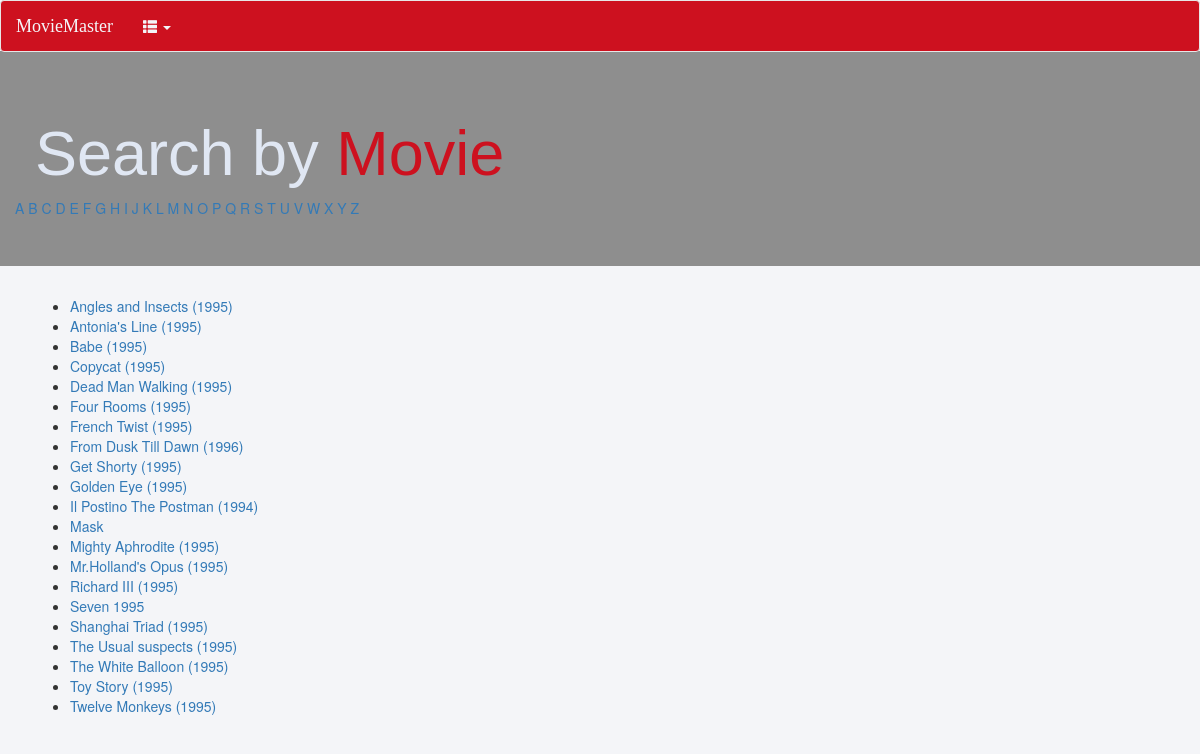
Page /browse/name/ on the earlier database version.
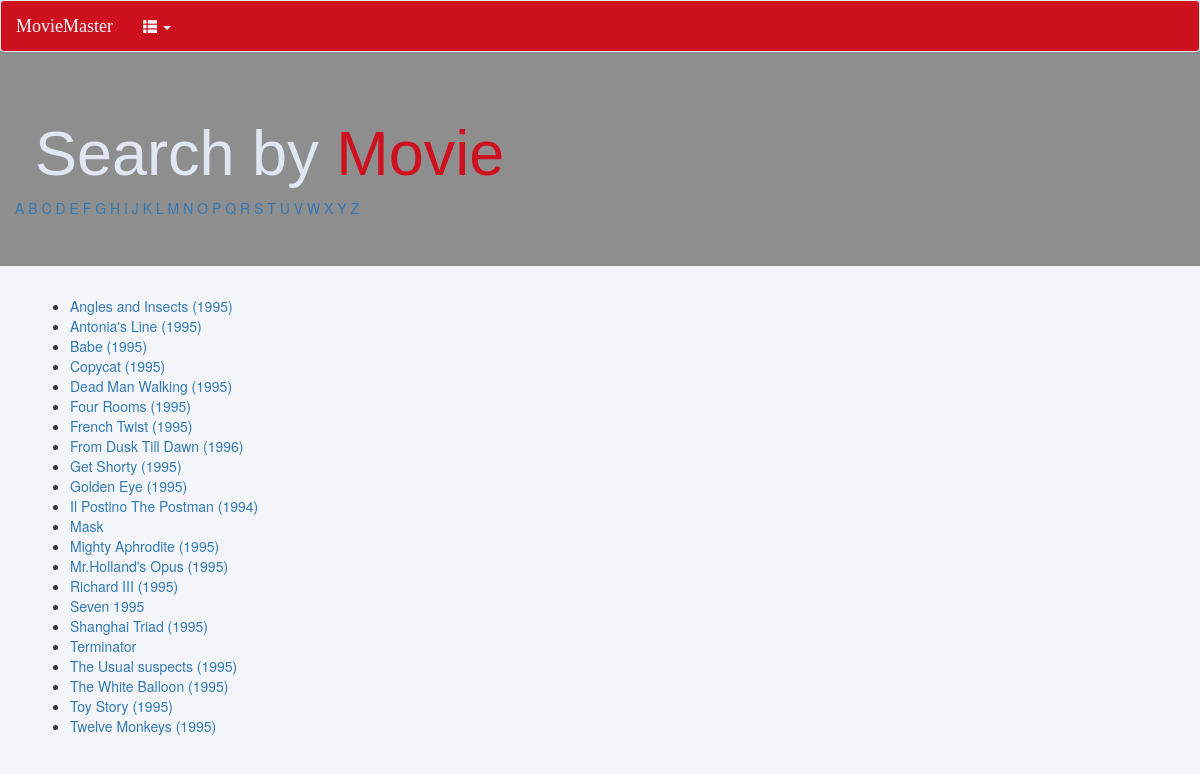
Same page on the later database version.
### predictions/models.py (models this page shows)
class Movie(models.Model):
	title = models.CharField(max_length=255)
	genre = models.CharField(max_length=255)
	description = models.TextField()
	user_ratings = models.PositiveIntegerField(validators=[MinValueValidator(1),MaxValueValidator(5)])
	slug = models.SlugField(unique=True)
	user = models.OneToOneField(User, blank=True, null=True)

### predictions/views.py (the view)
# urls.py: url(r'^browse/name/$', 'predictions.views.browse_by_name', name='browse'),
def browse_by_name(request, initial=None):
	if initial:
		movies = Movie.objects.filter(
			title__istartswith=initial).order_by('title')
	else:
		movies = Movie.objects.all().order_by('title')
	return render(request,'search/search.html',{
		'movies':movies,
		'initial': initial,
	})

### predictions/templates/search/search.html (shortened to what this page needs)
{% load staticfiles %}
<!DOCTYPE html>
<html lang="en-US">
    <head>
        <link rel="stylesheet" href="{% static 'css/bootstrap.min.css' %}" />
        <link rel="stylesheet" href="{% static 'css/home.css' %}" />
        <link rel="stylesheet" href="{% static 'css/user.css' %}" />
        <link rel="stylesheet" href="{% static 'css/search.css' %}" />
    </head>
    <body>
        <nav class="navbar navbar-default">
            <div class="container-fluid">
                <div class="navbar-header">
                    <a class="navbar-brand" href="user.html">MovieMaster</a>
                </div>
                <div class="collapse navbar-collapse" id="mynavbar">
                    <ul class="nav navbar-nav" >
                        <li class="dropdown" >
                            <a class="dropdown-toggle" data-toggle="dropdown" href="#" ><span class="glyphicon glyphicon-th-list"></span> <span class="caret"></span></a>
                        </li>
                    </ul>
                </div>
            </div>
        </nav>
        <div class="jumbotron">
            <div class="container-fluid">
                <div class="row">
                    <div class="col-md-6 col-sm-12">
                        <h1>
                            Search by <span id="textcol">Movie</span>
                        </h1>
                        {% for letter in 'abcdefghijklmnopqrstuvwxyz' %}
                        <a href="{% url 'browse_by_name' initial=letter %}"
                            {% if initial == letter %}class="active"{% endif %}>
                            {{letter|upper}}
                        </a>
                        {% endfor %}
                    </div>
                </div>
            </div>
        </div>
        <div class="container">
            <ul>
                {% for movie in movies %}
                    <li>
                        <a href="{% url 'movie_detail' slug=movie.slug %}">
                            {{movie.title}}
                        </a>
                    </li>
                    {% empty %}
                    <li>Sorry, no results!</li>
                {% endfor %}
            </ul>
        </div>
    </body>
</html>

Differences in the rows shown:
added Movie: title "Terminator"
